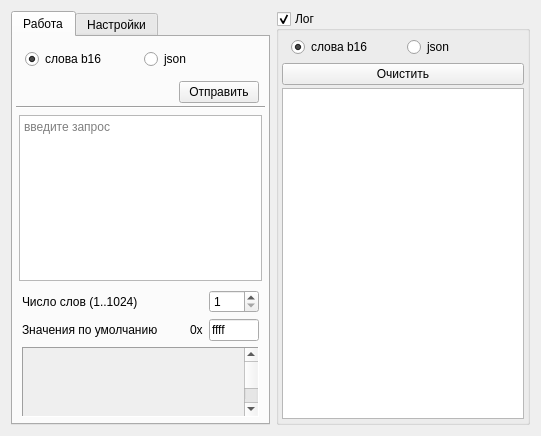
<?xml version="1.0" encoding="UTF-8"?>
<ui version="4.0">
 <class>MainWidget</class>
 <widget class="QWidget" name="MainWidget">
  <property name="geometry">
   <rect>
    <x>0</x>
    <y>0</y>
    <width>541</width>
    <height>436</height>
   </rect>
  </property>
  <property name="windowTitle">
   <string>UdpTcpSender</string>
  </property>
  <layout class="QHBoxLayout" name="horizontalLayout_8">
   <item>
    <widget class="QTabWidget" name="tabWidget">
     <property name="minimumSize">
      <size>
       <width>0</width>
       <height>0</height>
      </size>
     </property>
     <property name="currentIndex">
      <number>0</number>
     </property>
     <widget class="QWidget" name="tab">
      <attribute name="title">
       <string>Работа</string>
      </attribute>
      <layout class="QVBoxLayout" name="verticalLayout_5">
       <property name="spacing">
        <number>3</number>
       </property>
       <property name="leftMargin">
        <number>3</number>
       </property>
       <property name="topMargin">
        <number>3</number>
       </property>
       <property name="rightMargin">
        <number>3</number>
       </property>
       <property name="bottomMargin">
        <number>3</number>
       </property>
       <item>
        <widget class="QWidget" name="widget_3" native="true">
         <layout class="QHBoxLayout" name="horizontalLayout_10">
          <property name="spacing">
           <number>7</number>
          </property>
          <property name="leftMargin">
           <number>9</number>
          </property>
          <property name="topMargin">
           <number>9</number>
          </property>
          <property name="rightMargin">
           <number>9</number>
          </property>
          <property name="bottomMargin">
           <number>9</number>
          </property>
          <item>
           <widget class="QRadioButton" name="rbSendSay16">
            <property name="text">
             <string>слова b16</string>
            </property>
            <property name="checked">
             <bool>true</bool>
            </property>
           </widget>
          </item>
          <item>
           <widget class="QRadioButton" name="rbSendJson">
            <property name="text">
             <string>json</string>
            </property>
           </widget>
          </item>
         </layout>
        </widget>
       </item>
       <item>
        <layout class="QHBoxLayout" name="horizontalLayout_3">
         <property name="leftMargin">
          <number>6</number>
         </property>
         <property name="rightMargin">
          <number>6</number>
         </property>
         <item>
          <spacer name="horizontalSpacer">
           <property name="orientation">
            <enum>Qt::Horizontal</enum>
           </property>
           <property name="sizeHint" stdset="0">
            <size>
             <width>40</width>
             <height>20</height>
            </size>
           </property>
          </spacer>
         </item>
         <item>
          <widget class="QLabel" name="img_test">
           <property name="minimumSize">
            <size>
             <width>20</width>
             <height>20</height>
            </size>
           </property>
           <property name="maximumSize">
            <size>
             <width>20</width>
             <height>20</height>
            </size>
           </property>
           <property name="text">
            <string/>
           </property>
           <property name="pixmap">
            <pixmap resource="../res.qrc">:/icons/none.xpm</pixmap>
           </property>
           <property name="scaledContents">
            <bool>true</bool>
           </property>
          </widget>
         </item>
         <item>
          <widget class="QPushButton" name="btn_send">
           <property name="text">
            <string>Отправить</string>
           </property>
          </widget>
         </item>
        </layout>
       </item>
       <item>
        <widget class="Line" name="line">
         <property name="orientation">
          <enum>Qt::Horizontal</enum>
         </property>
        </widget>
       </item>
       <item>
        <widget class="QWidget" name="widgetSendJson" native="true">
         <layout class="QHBoxLayout" name="horizontalLayout_12">
          <property name="leftMargin">
           <number>3</number>
          </property>
          <property name="topMargin">
           <number>3</number>
          </property>
          <property name="rightMargin">
           <number>3</number>
          </property>
          <property name="bottomMargin">
           <number>3</number>
          </property>
          <item>
           <widget class="QTextEdit" name="textEdit_2">
            <property name="toolTip">
             <string/>
            </property>
            <property name="documentTitle">
             <string/>
            </property>
            <property name="placeholderText">
             <string>введите запрос</string>
            </property>
           </widget>
          </item>
         </layout>
        </widget>
       </item>
       <item>
        <widget class="QWidget" name="widgetSendSay16" native="true">
         <layout class="QVBoxLayout" name="verticalLayout_3">
          <property name="spacing">
           <number>6</number>
          </property>
          <property name="leftMargin">
           <number>6</number>
          </property>
          <property name="topMargin">
           <number>3</number>
          </property>
          <property name="rightMargin">
           <number>6</number>
          </property>
          <property name="bottomMargin">
           <number>3</number>
          </property>
          <item>
           <layout class="QHBoxLayout" name="horizontalLayout_2">
            <item>
             <widget class="QLabel" name="label_2">
              <property name="text">
               <string>Число слов (1..1024)</string>
              </property>
             </widget>
            </item>
            <item>
             <spacer name="horizontalSpacer_2">
              <property name="orientation">
               <enum>Qt::Horizontal</enum>
              </property>
              <property name="sizeHint" stdset="0">
               <size>
                <width>40</width>
                <height>20</height>
               </size>
              </property>
             </spacer>
            </item>
            <item>
             <widget class="QSpinBox" name="edQuantitySays">
              <property name="minimumSize">
               <size>
                <width>50</width>
                <height>0</height>
               </size>
              </property>
              <property name="maximumSize">
               <size>
                <width>50</width>
                <height>16777215</height>
               </size>
              </property>
              <property name="minimum">
               <number>1</number>
              </property>
              <property name="maximum">
               <number>1024</number>
              </property>
             </widget>
            </item>
           </layout>
          </item>
          <item>
           <layout class="QHBoxLayout" name="horizontalLayout_4">
            <item>
             <widget class="QLabel" name="label_4">
              <property name="text">
               <string>Значения по умолчанию</string>
              </property>
             </widget>
            </item>
            <item>
             <spacer name="horizontalSpacer_3">
              <property name="orientation">
               <enum>Qt::Horizontal</enum>
              </property>
              <property name="sizeHint" stdset="0">
               <size>
                <width>40</width>
                <height>20</height>
               </size>
              </property>
             </spacer>
            </item>
            <item>
             <widget class="QLabel" name="label_5">
              <property name="text">
               <string>0х</string>
              </property>
             </widget>
            </item>
            <item>
             <widget class="QLineEdit" name="edDefaultValue">
              <property name="minimumSize">
               <size>
                <width>50</width>
                <height>0</height>
               </size>
              </property>
              <property name="maximumSize">
               <size>
                <width>50</width>
                <height>16777215</height>
               </size>
              </property>
              <property name="text">
               <string>ffff</string>
              </property>
              <property name="maxLength">
               <number>4</number>
              </property>
             </widget>
            </item>
           </layout>
          </item>
          <item>
           <widget class="QScrollArea" name="scrollArea">
            <property name="frameShape">
             <enum>QFrame::Panel</enum>
            </property>
            <property name="widgetResizable">
             <bool>true</bool>
            </property>
            <widget class="QWidget" name="scrollAreaWidgetContents">
             <property name="geometry">
              <rect>
               <x>0</x>
               <y>0</y>
               <width>224</width>
               <height>200</height>
              </rect>
             </property>
             <property name="minimumSize">
              <size>
               <width>0</width>
               <height>200</height>
              </size>
             </property>
             <widget class="QWidget" name="widget" native="true">
              <property name="geometry">
               <rect>
                <x>0</x>
                <y>10</y>
                <width>428</width>
                <height>238</height>
               </rect>
              </property>
             </widget>
            </widget>
           </widget>
          </item>
         </layout>
        </widget>
       </item>
      </layout>
     </widget>
     <widget class="QWidget" name="tab_2">
      <attribute name="title">
       <string>Настройки</string>
      </attribute>
      <layout class="QVBoxLayout" name="verticalLayout_4">
       <property name="spacing">
        <number>3</number>
       </property>
       <property name="leftMargin">
        <number>3</number>
       </property>
       <property name="topMargin">
        <number>3</number>
       </property>
       <property name="rightMargin">
        <number>3</number>
       </property>
       <property name="bottomMargin">
        <number>3</number>
       </property>
       <item>
        <widget class="QWidget" name="widget_6" native="true">
         <layout class="QHBoxLayout" name="horizontalLayout">
          <property name="leftMargin">
           <number>9</number>
          </property>
          <property name="topMargin">
           <number>9</number>
          </property>
          <property name="rightMargin">
           <number>9</number>
          </property>
          <property name="bottomMargin">
           <number>9</number>
          </property>
          <item>
           <widget class="QRadioButton" name="rbSettingsUdp">
            <property name="text">
             <string>UDP</string>
            </property>
            <property name="checked">
             <bool>true</bool>
            </property>
           </widget>
          </item>
          <item>
           <widget class="QRadioButton" name="rbSettingsTcp">
            <property name="text">
             <string>TCP/IP</string>
            </property>
           </widget>
          </item>
         </layout>
        </widget>
       </item>
       <item>
        <widget class="Line" name="line_3">
         <property name="orientation">
          <enum>Qt::Horizontal</enum>
         </property>
        </widget>
       </item>
       <item>
        <widget class="QWidget" name="widgetTcpManager" native="true">
         <layout class="QHBoxLayout" name="horizontalLayout_9">
          <property name="leftMargin">
           <number>9</number>
          </property>
          <property name="topMargin">
           <number>6</number>
          </property>
          <property name="rightMargin">
           <number>9</number>
          </property>
          <property name="bottomMargin">
           <number>6</number>
          </property>
          <item>
           <widget class="QRadioButton" name="rbSettingsTcpClient">
            <property name="text">
             <string>Клиент</string>
            </property>
            <property name="checked">
             <bool>true</bool>
            </property>
           </widget>
          </item>
          <item>
           <widget class="QRadioButton" name="rbSettingsTcpServer">
            <property name="text">
             <string>Сервер</string>
            </property>
           </widget>
          </item>
         </layout>
        </widget>
       </item>
       <item>
        <widget class="Line" name="line_2">
         <property name="orientation">
          <enum>Qt::Horizontal</enum>
         </property>
        </widget>
       </item>
       <item>
        <widget class="QGroupBox" name="groupBox_14">
         <property name="minimumSize">
          <size>
           <width>0</width>
           <height>0</height>
          </size>
         </property>
         <property name="title">
          <string>Соединение</string>
         </property>
         <layout class="QVBoxLayout" name="verticalLayout">
          <property name="spacing">
           <number>3</number>
          </property>
          <property name="leftMargin">
           <number>6</number>
          </property>
          <property name="topMargin">
           <number>3</number>
          </property>
          <property name="rightMargin">
           <number>6</number>
          </property>
          <property name="bottomMargin">
           <number>3</number>
          </property>
          <item>
           <layout class="QHBoxLayout" name="horizontalLayout_5">
            <item>
             <widget class="QLabel" name="label">
              <property name="minimumSize">
               <size>
                <width>75</width>
                <height>0</height>
               </size>
              </property>
              <property name="maximumSize">
               <size>
                <width>250</width>
                <height>16777215</height>
               </size>
              </property>
              <property name="text">
               <string>IP-адрес</string>
              </property>
             </widget>
            </item>
            <item>
             <spacer name="horizontalSpacer_4">
              <property name="orientation">
               <enum>Qt::Horizontal</enum>
              </property>
              <property name="sizeHint" stdset="0">
               <size>
                <width>40</width>
                <height>20</height>
               </size>
              </property>
             </spacer>
            </item>
            <item>
             <widget class="QLineEdit" name="edIp">
              <property name="minimumSize">
               <size>
                <width>0</width>
                <height>0</height>
               </size>
              </property>
              <property name="maximumSize">
               <size>
                <width>250</width>
                <height>16777215</height>
               </size>
              </property>
              <property name="text">
               <string>127.0.0.1</string>
              </property>
             </widget>
            </item>
           </layout>
          </item>
          <item>
           <widget class="QFrame" name="framPortTcp">
            <property name="frameShape">
             <enum>QFrame::StyledPanel</enum>
            </property>
            <property name="frameShadow">
             <enum>QFrame::Raised</enum>
            </property>
            <layout class="QHBoxLayout" name="horizontalLayout_11">
             <property name="spacing">
              <number>3</number>
             </property>
             <property name="leftMargin">
              <number>3</number>
             </property>
             <property name="topMargin">
              <number>3</number>
             </property>
             <property name="rightMargin">
              <number>3</number>
             </property>
             <property name="bottomMargin">
              <number>3</number>
             </property>
             <item>
              <widget class="QLabel" name="label_6">
               <property name="minimumSize">
                <size>
                 <width>90</width>
                 <height>0</height>
                </size>
               </property>
               <property name="text">
                <string>Порт обмена</string>
               </property>
              </widget>
             </item>
             <item>
              <spacer name="horizontalSpacer_7">
               <property name="orientation">
                <enum>Qt::Horizontal</enum>
               </property>
               <property name="sizeHint" stdset="0">
                <size>
                 <width>77</width>
                 <height>20</height>
                </size>
               </property>
              </spacer>
             </item>
             <item>
              <widget class="QSpinBox" name="edPortTcp">
               <property name="minimumSize">
                <size>
                 <width>60</width>
                 <height>0</height>
                </size>
               </property>
               <property name="maximum">
                <number>65535</number>
               </property>
               <property name="value">
                <number>2000</number>
               </property>
              </widget>
             </item>
            </layout>
           </widget>
          </item>
          <item>
           <widget class="QFrame" name="framePortUdpSend">
            <property name="frameShape">
             <enum>QFrame::StyledPanel</enum>
            </property>
            <property name="frameShadow">
             <enum>QFrame::Raised</enum>
            </property>
            <layout class="QHBoxLayout" name="horizontalLayout_6">
             <property name="spacing">
              <number>3</number>
             </property>
             <property name="leftMargin">
              <number>3</number>
             </property>
             <property name="topMargin">
              <number>3</number>
             </property>
             <property name="rightMargin">
              <number>3</number>
             </property>
             <property name="bottomMargin">
              <number>3</number>
             </property>
             <item>
              <widget class="QLabel" name="label_3">
               <property name="minimumSize">
                <size>
                 <width>90</width>
                 <height>0</height>
                </size>
               </property>
               <property name="text">
                <string>Порт отправки</string>
               </property>
              </widget>
             </item>
             <item>
              <spacer name="horizontalSpacer_5">
               <property name="orientation">
                <enum>Qt::Horizontal</enum>
               </property>
               <property name="sizeHint" stdset="0">
                <size>
                 <width>40</width>
                 <height>20</height>
                </size>
               </property>
              </spacer>
             </item>
             <item>
              <widget class="QSpinBox" name="edPortSend">
               <property name="minimumSize">
                <size>
                 <width>60</width>
                 <height>0</height>
                </size>
               </property>
               <property name="maximum">
                <number>65535</number>
               </property>
               <property name="value">
                <number>2000</number>
               </property>
              </widget>
             </item>
            </layout>
           </widget>
          </item>
          <item>
           <widget class="QFrame" name="framePortUdpReceive">
            <property name="frameShape">
             <enum>QFrame::StyledPanel</enum>
            </property>
            <property name="frameShadow">
             <enum>QFrame::Raised</enum>
            </property>
            <layout class="QHBoxLayout" name="horizontalLayout_7">
             <property name="spacing">
              <number>3</number>
             </property>
             <property name="leftMargin">
              <number>3</number>
             </property>
             <property name="topMargin">
              <number>3</number>
             </property>
             <property name="rightMargin">
              <number>3</number>
             </property>
             <property name="bottomMargin">
              <number>3</number>
             </property>
             <item>
              <widget class="QLabel" name="label_21">
               <property name="minimumSize">
                <size>
                 <width>90</width>
                 <height>0</height>
                </size>
               </property>
               <property name="text">
                <string>Порт приема</string>
               </property>
              </widget>
             </item>
             <item>
              <spacer name="horizontalSpacer_6">
               <property name="orientation">
                <enum>Qt::Horizontal</enum>
               </property>
               <property name="sizeHint" stdset="0">
                <size>
                 <width>77</width>
                 <height>20</height>
                </size>
               </property>
              </spacer>
             </item>
             <item>
              <widget class="QSpinBox" name="edPortReceive">
               <property name="minimumSize">
                <size>
                 <width>60</width>
                 <height>0</height>
                </size>
               </property>
               <property name="maximum">
                <number>65535</number>
               </property>
               <property name="value">
                <number>2000</number>
               </property>
              </widget>
             </item>
            </layout>
           </widget>
          </item>
         </layout>
        </widget>
       </item>
       <item>
        <spacer name="verticalSpacer">
         <property name="orientation">
          <enum>Qt::Vertical</enum>
         </property>
         <property name="sizeHint" stdset="0">
          <size>
           <width>20</width>
           <height>40</height>
          </size>
         </property>
        </spacer>
       </item>
      </layout>
     </widget>
    </widget>
   </item>
   <item>
    <widget class="QGroupBox" name="checkEnableLog">
     <property name="title">
      <string>Лог</string>
     </property>
     <property name="checkable">
      <bool>true</bool>
     </property>
     <property name="checked">
      <bool>true</bool>
     </property>
     <layout class="QVBoxLayout" name="verticalLayout_2">
      <property name="spacing">
       <number>3</number>
      </property>
      <property name="leftMargin">
       <number>3</number>
      </property>
      <property name="topMargin">
       <number>3</number>
      </property>
      <property name="rightMargin">
       <number>3</number>
      </property>
      <property name="bottomMargin">
       <number>3</number>
      </property>
      <item>
       <widget class="QWidget" name="widget_5" native="true">
        <layout class="QHBoxLayout" name="horizontalLayout_13">
         <property name="spacing">
          <number>7</number>
         </property>
         <property name="leftMargin">
          <number>9</number>
         </property>
         <property name="topMargin">
          <number>3</number>
         </property>
         <property name="rightMargin">
          <number>9</number>
         </property>
         <property name="bottomMargin">
          <number>3</number>
         </property>
         <item>
          <widget class="QRadioButton" name="rbLogSay16">
           <property name="text">
            <string>слова b16</string>
           </property>
           <property name="checked">
            <bool>true</bool>
           </property>
          </widget>
         </item>
         <item>
          <widget class="QRadioButton" name="rbLogJson">
           <property name="text">
            <string>json</string>
           </property>
          </widget>
         </item>
        </layout>
       </widget>
      </item>
      <item>
       <widget class="QPushButton" name="btnLogClear">
        <property name="text">
         <string>Очистить</string>
        </property>
       </widget>
      </item>
      <item>
       <widget class="QTextEdit" name="textLog"/>
      </item>
     </layout>
    </widget>
   </item>
  </layout>
 </widget>
 <resources>
  <include location="../res.qrc"/>
 </resources>
 <connections/>
</ui>
